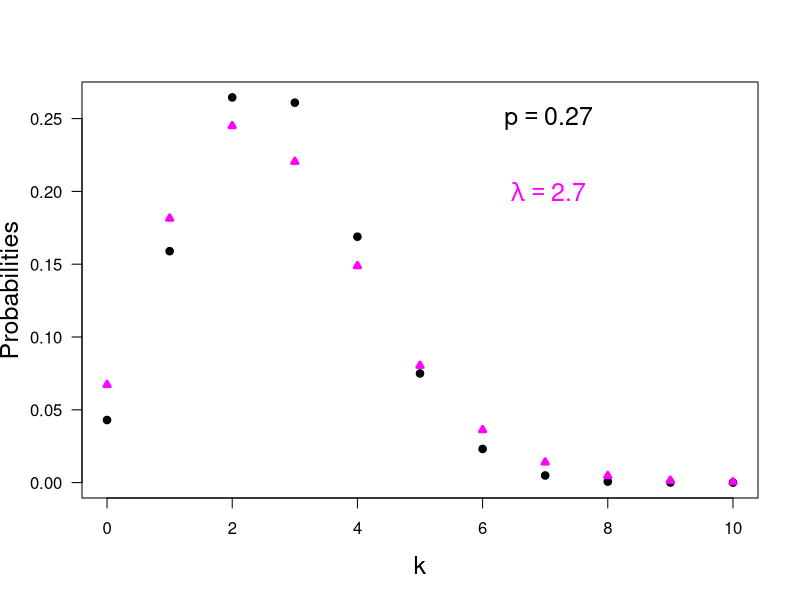

Source code (R):
print('file: SolutionPoissonBinomial.R')
# EXERCISE & SOLUTION: compare binomial & Poisson distribution
n = 10; k = seq(0,n); p = 0.27; pk = dbinom(x=k,size=n,prob=p)
lambda1 = sum(k*pk); lambda1r = round(lambda1,3)
pkp = dpois(k,lambda=lambda1)
# png('BinomPoisson160817.png',width=16,height=16,units='cm',res=300)
plot(k,pk,type='p',lwd=4,col='black',xlab='k',ylim=c(0,max(c(pkp,pk))),
     ylab='Probabilities',las=1,cex=0.6,cex.lab=1.5)
points(k,pkp,col='magenta',lwd=3,cex=0.6,pch=24)
text(7,0.25,bquote(~p == .(p)),col='black',cex=1.5)
text(7,0.2,bquote(~lambda == .(lambda1r)),col='magenta',cex=1.5)
# dev.off()